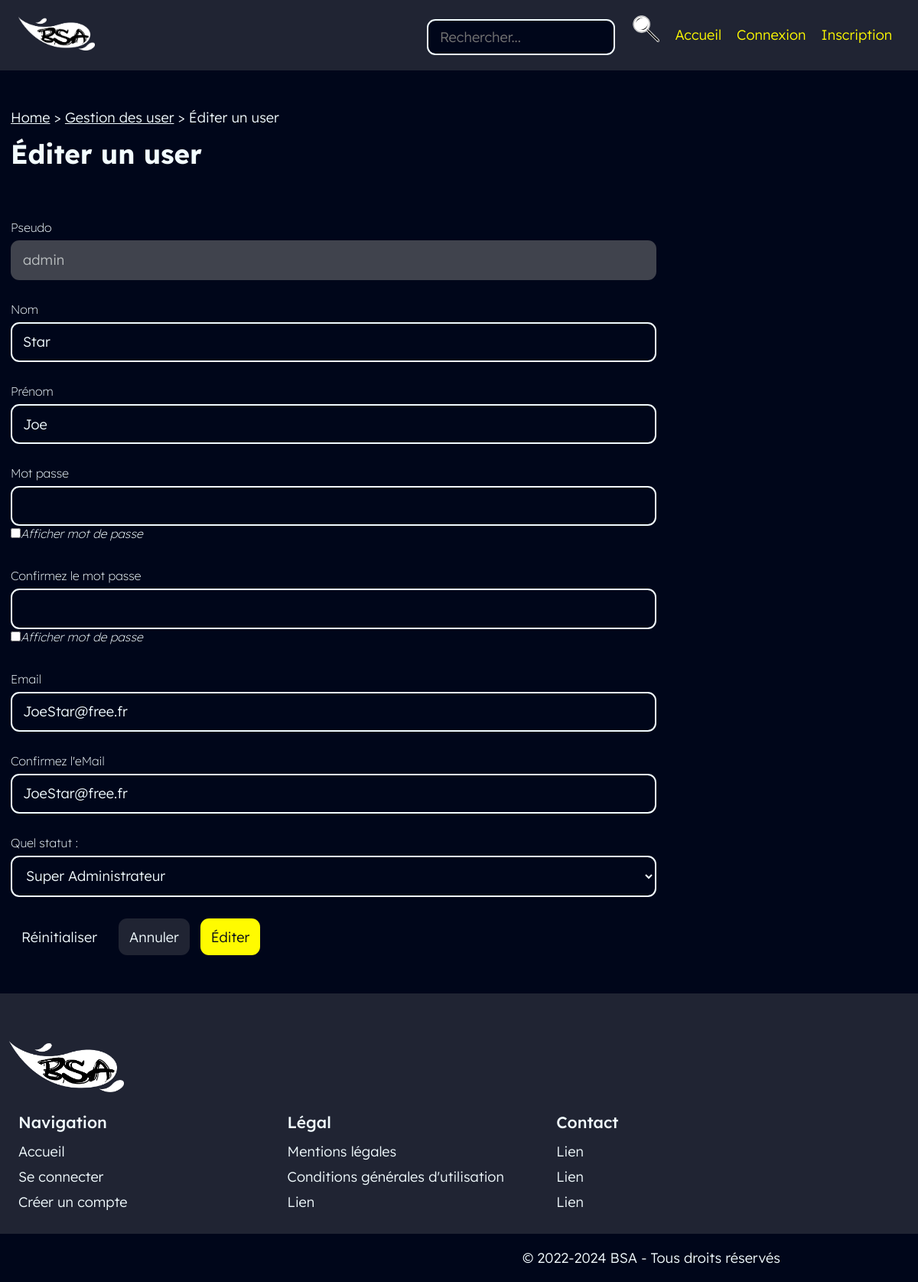
Page /BACK/user/updateUser.php?pseudoUser=admin on the committed database.
### tables this page shows
create table user
(
   pseudoUser varchar(60) not null,	 
   passUser varchar(60) not null,	 
   nomUser varchar(60) null,		    
   prenomUser varchar(60) null,		 
   eMailUser varchar(70) not null,   
   idStat int(5) not null,   
   primary key (pseudoUser, passUser)
);

### util/ctrlSaisies.php (called while the page is built)
<?php
function ctrlSaisies($saisie){
    $saisie = trim($saisie);
    $saisie = stripslashes($saisie);
    $saisie = htmlspecialchars($saisie);
    $saisie = preg_replace('/&(amp;){2,}/', '&amp;', $saisie);
    return $saisie;
}

### CLASS_CRUD/user.class.php (called while the page is built, shortened)
<?php
require_once __DIR__ . '../../connect/database.php';
class user{
	function get_1User($pseudoUser){
		global $db;
		$db->beginTransaction();
		try {
			$query = 'SELECT * FROM user INNER JOIN statut ON user.idStat=statut.idStat WHERE pseudoUser=?;';
			$request = $db->prepare($query);
			$request->execute([$pseudoUser]);
			$result = $request->fetch();
			$db->commit();
			if(isset($request)) {
				return($result);
			} else {
				throw new ErrorException('User not found');
			}
		}
		catch (PDOException $e) {
			$db->rollBack();
			$request->closeCursor();
			die('Erreur insert user : ' . $e->getMessage());
		}
	}
}

### CLASS_CRUD/statut.class.php (called while the page is built, shortened)
<?php
require_once __DIR__ . '../../connect/database.php';
class statut{
	function get_AllStatuts(){
		global $db;
		$query = 'SELECT * FROM statut;';
		$result = $db->query($query);
		$allStatuts = $result->fetchAll();
		return($allStatuts);
	}
}

### back/user/updateUser.php (the view, shortened to what this page needs)
<?php
$submitBtn = "Éditer";
$pageCrud = "user";
$pagePrecedent = "./$pageCrud.php";
require_once __DIR__ . '/../../util/index.php';
require_once __DIR__ . '/../../class_crud/user.class.php';
$monUser = new user();
require_once __DIR__ . '/../../class_crud/statut.class.php';
$monStatut = new statut();
include __DIR__ . '/../../layouts/back/head.php';
?>
<?php
    $user = $monUser->get_1User(ctrlSaisies($_GET['pseudoUser']));
    $pseudoUser = $user['pseudoUser'];
    $nomUser = $user['nomUser'];
    $prenomUser = $user['prenomUser'];
    $eMailUser = $user['eMailUser'];
    $idStat = $user['idStat'];
?>
    <form
        class="admin-form"
        method="POST"
        action="<?= htmlspecialchars($_SERVER['PHP_SELF']); ?>?pseudoUser=<?=$_GET['pseudoUser'] ?>"
        enctype="multipart/form-data"
        accept-charset="UTF-8"
    >
        <div class="field">
            <label for="pseudoUser">Pseudo</label>
            <input name="pseudoUser" id="pseudoUser" size="80" maxlength="80" value="<?= $pseudoUser; ?>" disabled/>
        </div>
        <div class="field">
            <label for="nomUser">Nom</label>
            <input name="nomUser" id="nomUser" size="80" maxlength="80" value="<?= $nomUser; ?>" />
        </div>
        <div class="field">
            <label for="prenomUser">Prénom</label>
            <input name="prenomUser" id="prenomUser" size="80" maxlength="80" value="<?= $prenomUser; ?>" />
        </div>
        <div class="field">
            <label class="control-label" for="passUser">Mot passe</label>
            <input type="password" name="passUser" id="passUser" size="80" maxlength="80" value="" autocomplete="on" />
            <label><input type="checkbox" onclick="myFunction('passUser')"><i>Afficher mot de passe</i></label>
        </div>
        <div class="field">
            <label class="control-label" for="passUser_confirm">Confirmez le mot passe</label>
            <input type="password" name="passUser_confirm" id="passUser_confirm" size="80" maxlength="80" value="" autocomplete="on" />
            <label><input type="checkbox" onclick="myFunction('passUser_confirm')"><i>Afficher mot de passe</i></label>
        </div>
        <div class="field">
            <label for="eMailUser">Email</label>
            <input name="eMailUser" id="eMailUser" size="80" maxlength="80" value="<?= $eMailUser; ?>" />
        </div>
        <div class="field">
            <label class="control-label" for="eMailUser_confirm">Confirmez l'eMail</label>
            <input type="email" name="eMailUser_confirm" id="eMailUser_confirm" size="80" maxlength="80" value="<?= $eMailUser; ?>" autocomplete="on" />
        </div>
        <div class="field">
            <label for="idStat">Quel statut :</label>
            <select name="idStat" id="idStat">
            <?php
                $allStatuts = $monStatut->get_AllStatuts();
                foreach($allStatuts as $statut) {
            ?>
                <option <?=$statut['idStat']==$idStat?'selected':'' ?> value="<?= $statut['idStat'] ?>" ><?=$statut['libStat'] ?></option>
            <?php } ?>
            </select>
        </div>
        <div class="controls">
            <a class="btn btn-lg btn-text" title="Réinitialiser"  href="<?= htmlspecialchars($_SERVER['PHP_SELF']); ?>?pseudoUser=<?=$_GET['pseudoUser'] ?>">Réinitialiser</a>
            <a class="btn btn-lg btn-secondary" title="Annuler" href="<?=$pagePrecedent ?>">Annuler</a>
            <input class="btn btn-lg" title="<?=$submitBtn?>" type="submit" value="<?=$submitBtn?>" />
        </div>
    </form>
<?php require_once __DIR__ . '/../../layouts/back/foot.php'; ?>

### assets/css/var.css (style rules this page uses)
:root { font-size: 14px; --bg1: #00061A ; --bg2: #202433 ; --bg3: #40434D ; --p1: #F2FCFF ; --p2: #D5DDDF ; --p3:#B9BEBF ; --i:#FFFB00 ; --g1:#2F23D6 ; --g2:#4AC5E8 ; --g3:#D91D1D ; --g4:#EE7C0B ; --g5:#05C323 ; --g6:#EC03E5 ; --gFocus: #9da3f5; --h1: 400 6rem 'a Attack Graffiti', sans-serif; --h2: 700 2.5rem "Lexend Deca", sans-serif; --h3: 600 1.75rem "Lexend Deca", sans-serif; --h4: 500 1.5rem "Lexend Deca", sans-serif; --p: 300 1.3rem "Lexend Deca", sans-serif; --label: 200 1.125rem "Lexend Deca", sans-serif; --rounded-md: 0.6rem; --rounded-lg: 0.8rem; }

### assets/css/master.css (style rules this page uses)
body { background-color: var(--bg1); color: var(--p1); position: relative; width: 100%; }
* { box-sizing: border-box; margin: 0; padding: 0; background: var(--background); color: var(--color); outline: 0px solid transparent; }
input, select, textarea, .input { padding: 0.9rem 1rem; border-radius: var(--rounded-lg); border: 2px solid var(--p1); font: var(--p); }
select option { color: var(--bg1); }
input[type="submit" i], input[type="button" i], input[type="submit"], input[type="button"] { border: none; cursor: pointer; }
textarea[disabled], select[disabled], input[disabled], .input[disabled] { --background: var(--bg3); --color: var(--p3); border-color: transparent; }
.btn { --color: var(--bg1); --background: var(--i); text-decoration: none; font: var(--p); display: inline-block; text-align: center; cursor: pointer; border: none; transition: transform .2s, outline .2s; }
.btn.btn-lg { padding: 0.9rem 1rem; border-radius: var(--rounded-lg); }
.btn.btn-text { --background: transparent; --color: var(--p1); }
.btn.btn-secondary { --background: var(--bg2); --color: var(--p1); }
label, .font-label { font: var(--label); }
label { margin-bottom: 0.5rem; }

### assets/css/admin.css (style rules this page uses)
.admin-form { display: flex; flex-direction: column; gap: 2rem; align-items: flex-start; justify-content: flex-start; }
.admin-form .field { position: relative; width: 100%; display: flex; flex: 1; flex-direction: column; align-items: flex-start; }
.admin-form .field > * { display: block; position: relative; max-width: 100%; flex: 1; width: 100% !important; }
.admin-form .controls { display: flex; flex-flow: row wrap; gap: 1rem; }

### rows in the picture
user: pseudoUser "admin", nomUser "Star", prenomUser "Joe", eMailUser "JoeStar@free.fr", eMailUser_confirm "JoeStar@free.fr"

### other values in the picture
$navItemLabel "Home"
$navItemLabel "Gestion des user"
$navItemLabel "Éditer un user"
$pageTitle "Éditer un user"
form field idStat "Super Administrateur"
